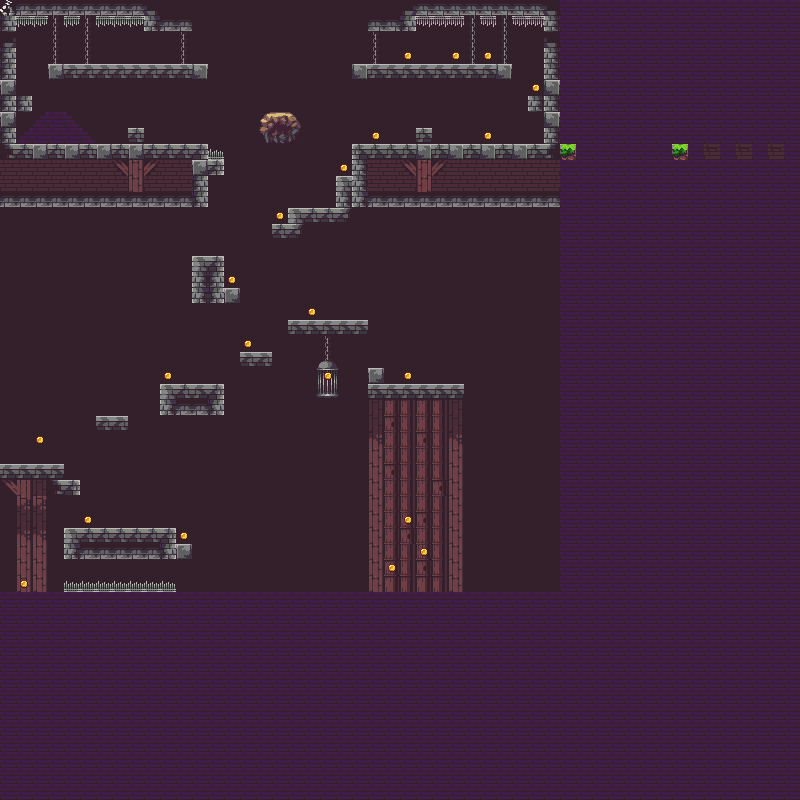

This is a level from a 2D game, rendered from its Tiled map with the project's own tilesets. A one-line summary and the map file follow, with tile-layer data summarised:
An orthogonal 50x50 tile map with 16x16 px tiles, 3 tile layers (back, front, coins), 2 tilesets and 95 objects.

<map version="1.2" tiledversion="1.3.4" orientation="orthogonal" renderorder="left-up" compressionlevel="0" width="50" height="50" tilewidth="16" tileheight="16" infinite="0" nextlayerid="12" nextobjectid="243">
 <tileset firstgid="1" name="Assets" tilewidth="16" tileheight="16" tilecount="322" columns="23">
  <image source="../tilesets/Assets.png" width="368" height="224" />
  <tile id="6">
   <properties>
    <property name="solid" value="block" />
   </properties>
  </tile>
  <tile id="15">
   <animation>
    <frame tileid="15" duration="105" />
    <frame tileid="16" duration="105" />
    <frame tileid="17" duration="105" />
    <frame tileid="18" duration="105" />
   </animation>
  </tile>
 </tileset>
 <tileset firstgid="323" name="front" tilewidth="16" tileheight="16" tilecount="60" columns="10">
  <image source="../tilesets/front.png" width="160" height="96" />
 </tileset>
 <layer id="2" name="back" width="50" height="50">
  <data>[2500 cells, 2500 non-empty, 13 distinct tile ids]</data>
 </layer>
 <layer id="1" name="front" width="50" height="50">
  <properties>
   <property name="open" type="bool" value="true" />
  </properties>
  <data>[2500 cells, 372 non-empty, 54 distinct tile ids]</data>
 </layer>
 <layer id="11" name="coins" width="50" height="50">
  <data>[2500 cells, 21 non-empty, 1 distinct tile ids]</data>
 </layer>
 <objectgroup color="#a0ff0000" id="4" name="collisions">
  <object id="3" x="0" y="144" width="208" height="16" />
  <object id="6" x="0" y="16" width="16" height="128" />
  <object id="8" x="128" y="128" width="16" height="16" />
  <object id="9" x="48" y="64" width="160" height="16" />
  <object id="14" x="352" y="160" width="16" height="48" />
  <object id="15" x="144" y="16" width="48" height="16" />
  <object id="16" x="0" y="0" width="160" height="16" />
  <object id="18" x="16" y="96" width="16" height="16" />
  <object id="19" x="192" y="160" width="16" height="48" />
  <object id="20" x="352" y="144" width="208" height="16" />
  <object id="21" x="192" y="288" width="48" height="16" />
  <object id="22" x="288" y="320" width="80" height="16" />
  <object id="23" x="368" y="384" width="96" height="16" />
  <object id="24" x="0" y="592" width="560" height="16" />
  <object id="26" x="-16" y="0" width="16" height="592" />
  <object id="27" x="64" y="528" width="112" height="32" />
  <object id="28" x="0" y="464" width="64" height="32" />
  <object id="29" x="160" y="384" width="64" height="32" />
  <object id="30" x="96" y="416" width="32" height="16" />
  <object id="31" x="288" y="208" width="64" height="16" />
  <object id="32" x="208" y="160" width="16" height="16" />
  <object id="33" x="176" y="544" width="16" height="16" />
  <object id="34" x="336" y="176" width="16" height="32" />
  <object id="35" x="64" y="480" width="16" height="16" />
  <object id="37" x="240" y="352" width="32" height="16" />
  <object id="39" x="272" y="224" width="32" height="16" />
  <object id="40" x="368" y="368" width="16" height="16" />
  <object id="42" x="192" y="256" width="32" height="32" />
  <object id="43" x="352" y="64" width="160" height="16" />
  <object id="44" x="368" y="16" width="48" height="16" />
  <object id="45" x="400" y="0" width="160" height="16" />
  <object id="46" x="544" y="16" width="16" height="128" />
  <object id="47" x="416" y="128" width="16" height="16" />
  <object id="48" x="528" y="96" width="16" height="16" />
  <object id="49" x="560" y="144" width="16" height="448" />
  <object id="89" x="256" y="112" width="48" height="32" />
  <object id="180" x="0" y="192" width="192" height="16" />
  <object id="181" x="368" y="192" width="192" height="16" />
 </objectgroup>
 <objectgroup color="#ffffff" id="10" name="path">
  <object id="179" x="69" y="133.5">
   <polyline points="0,0 33.5,-1 68.25,-26 94.5,-3.75 130.75,-3.25 123,-9.75 123.25,2.25 130.25,-3" />
  </object>
  <object id="242" x="48" y="304">
   <polyline points="0,0 80,-80 112,16 16,80" />
  </object>
 </objectgroup>
 <objectgroup color="#ffff00" id="8" name="coins">
  <object id="182" x="400" y="48">
   <point />
  </object>
  <object id="183" x="448" y="48">
   <point />
  </object>
  <object id="184" x="480" y="48">
   <point />
  </object>
  <object id="185" x="528" y="80">
   <point />
  </object>
  <object id="186" x="480" y="128">
   <point />
  </object>
  <object id="187" x="368" y="128">
   <point />
  </object>
  <object id="188" x="336" y="160">
   <point />
  </object>
  <object id="189" x="272" y="208">
   <point />
  </object>
  <object id="190" x="224" y="272">
   <point />
  </object>
  <object id="191" x="304" y="304">
   <point />
  </object>
  <object id="192" x="320" y="368">
   <point />
  </object>
  <object id="193" x="400" y="368">
   <point />
  </object>
  <object id="194" x="368" y="480">
   <point />
  </object>
  <object id="195" x="400" y="512">
   <point />
  </object>
  <object id="196" x="416" y="544">
   <point />
  </object>
  <object id="197" x="384" y="560">
   <point />
  </object>
  <object id="198" x="176" y="528">
   <point />
  </object>
  <object id="199" x="80" y="512">
   <point />
  </object>
  <object id="200" x="32" y="432">
   <point />
  </object>
  <object id="201" x="160" y="368">
   <point />
  </object>
  <object id="202" x="240" y="336">
   <point />
  </object>
  <object id="203" x="16" y="576">
   <point />
  </object>
  <object id="205" x="64" y="48">
   <point />
  </object>
  <object id="206" x="112" y="48">
   <point />
  </object>
  <object id="207" x="160" y="48">
   <point />
  </object>
  <object id="208" x="80" y="128">
   <point />
  </object>
  <object id="209" x="176" y="128">
   <point />
  </object>
  <object id="210" x="16" y="80">
   <point />
  </object>
  <object id="211" x="240" y="144">
   <point />
  </object>
  <object id="212" x="240" y="48">
   <point />
  </object>
  <object id="213" x="256" y="32">
   <point />
  </object>
  <object id="214" x="272" y="32">
   <point />
  </object>
  <object id="215" x="288" y="32">
   <point />
  </object>
  <object id="216" x="304" y="32">
   <point />
  </object>
  <object id="217" x="320" y="48">
   <point />
  </object>
  <object id="218" x="256" y="80">
   <point />
  </object>
  <object id="219" x="304" y="80">
   <point />
  </object>
  <object id="220" x="240" y="80">
   <point />
  </object>
  <object id="221" x="288" y="80">
   <point />
  </object>
  <object id="222" x="448" y="368">
   <point />
  </object>
  <object id="223" x="480" y="336">
   <point />
  </object>
  <object id="224" x="512" y="352">
   <point />
  </object>
  <object id="225" x="528" y="368">
   <point />
  </object>
  <object id="226" x="544" y="400">
   <point />
  </object>
  <object id="227" x="544" y="432">
   <point />
  </object>
  <object id="228" x="544" y="480">
   <point />
  </object>
  <object id="229" x="544" y="528">
   <point />
  </object>
  <object id="230" x="0" y="576">
   <point />
  </object>
  <object id="232" x="32" y="576">
   <point />
  </object>
  <object id="233" x="32" y="560">
   <point />
  </object>
  <object id="234" x="16" y="560">
   <point />
  </object>
  <object id="235" x="0" y="560">
   <point />
  </object>
  <object id="238" x="0" y="544">
   <point />
  </object>
  <object id="239" x="16" y="544">
   <point />
  </object>
  <object id="240" x="32" y="544">
   <point />
  </object>
 </objectgroup>
</map>
